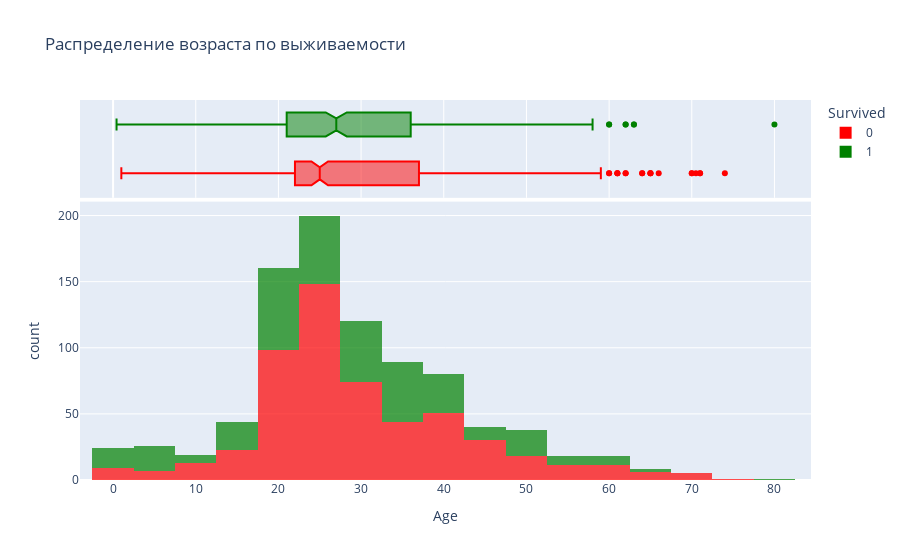

Notebook code cell kept with this figure:
### Code cell
print("Статистика по возрасту:")
print(df['Age'].describe())

fig = px.histogram(df, x='Age', color='Survived', nbins=30,
                   title='Распределение возраста по выживаемости',
                   marginal='box',
                   opacity=0.7,
                   color_discrete_sequence=['red', 'green'])
fig.show()

### Figure 1 — Plotly figure (JSON) as saved in the notebook; plotly's stock layout.template omitted (floating-point values rounded to 4 significant figures; data arrays with more than 128 entries replaced by an {"elided": "..."} marker saying what was removed)
{"data": [{"bingroup": "x", "hovertemplate": "Survived=0<br>Age=%{x}<br>count=%{y}<extra></extra>", "legendgroup": "0", "marker": {"color": "red", "opacity": 0.7, "pattern": {"shape": ""}}, "name": "0", "nbinsx": 30, "orientation": "v", "showlegend": true, "type": "histogram", "x": {"elided": "549 float values"}, "xaxis": "x", "yaxis": "y"}, {"hovertemplate": "Survived=0<br>Age=%{x}<extra></extra>", "legendgroup": "0", "marker": {"color": "red"}, "name": "0", "notched": true, "showlegend": false, "type": "box", "x": {"elided": "549 float values"}, "xaxis": "x2", "yaxis": "y2"}, {"bingroup": "x", "hovertemplate": "Survived=1<br>Age=%{x}<br>count=%{y}<extra></extra>", "legendgroup": "1", "marker": {"color": "green", "opacity": 0.7, "pattern": {"shape": ""}}, "name": "1", "nbinsx": 30, "orientation": "v", "showlegend": true, "type": "histogram", "x": {"elided": "342 float values"}, "xaxis": "x", "yaxis": "y"}, {"hovertemplate": "Survived=1<br>Age=%{x}<extra></extra>", "legendgroup": "1", "marker": {"color": "green"}, "name": "1", "notched": true, "showlegend": false, "type": "box", "x": {"elided": "342 float values"}, "xaxis": "x2", "yaxis": "y2"}], "layout": {"barmode": "relative", "legend": {"title": {"text": "Survived"}, "tracegroupgap": 0}, "title": {"text": "Распределение возраста по выживаемости"}, "xaxis": {"anchor": "y", "domain": [0, 1], "title": {"text": "Age"}}, "xaxis2": {"anchor": "y2", "domain": [0, 1], "matches": "x", "showgrid": true, "showticklabels": false}, "yaxis": {"anchor": "x", "domain": [0, 0.7326], "title": {"text": "count"}}, "yaxis2": {"anchor": "x2", "domain": [0.7426, 1], "matches": "y2", "showgrid": false, "showline": false, "showticklabels": false, "ticks": ""}}}
